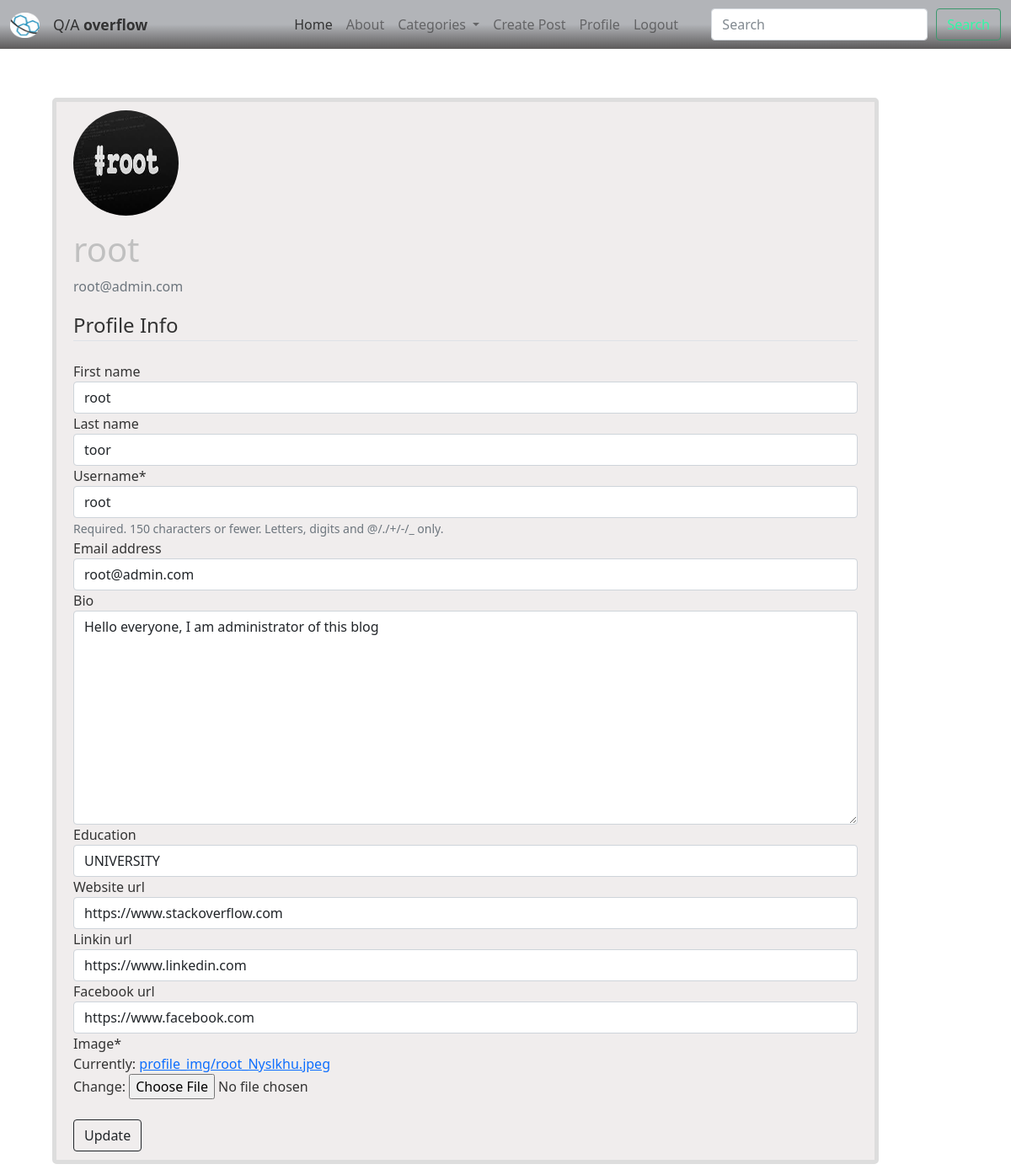
Page /user/profile/ (signed in) on the committed database.
### user/models.py (models this page shows, shortened)
class Profile(models.Model):
    user = models.OneToOneField(User, on_delete=models.CASCADE)
    bio = models.TextField(blank=True, null=True)
    image = models.ImageField(default='default.jpg', upload_to="profile_img")
    education = models.CharField(max_length=255, blank=True, null=True)
    website_url = models.CharField(max_length=255, blank=True, null=True)
    linkin_url = models.CharField(max_length=255, blank=True, null=True)
    facebook_url = models.CharField(max_length=255, blank=True, null=True)

### user/views.py (the view)
# urls.py: path('profile/', Profile, name='profile'),
@login_required
def Profile(request):
    if request.method == 'POST':
        user_form = UserUpdateForm(request.POST, instance=request.user)
        profile_form = ProfileUpdateForm(request.POST, request.FILES, instance=request.user.profile)
        if user_form.is_valid() and profile_form.is_valid():
            user_form.save()
            profile_form.save()
            messages.success(request, "Your Informations Has Been Updated Successfully")
            return redirect('profile')
    else:
        user_form = UserUpdateForm(instance=request.user)
        profile_form = ProfileUpdateForm(instance=request.user.profile)
    context = { 'user_form' : user_form, 'profile_form' : profile_form }
    return render(request, "user/profile.html", context)

### user/forms.py
class UserUpdateForm(forms.ModelForm):
    class Meta:
        model = User
        fields = ['first_name', 'last_name', 'username', 'email' ]

class ProfileUpdateForm(forms.ModelForm):
    class Meta:
        model = Profile
        fields = ['bio', 'education', 'website_url', 'linkin_url', 'facebook_url', 'image']

### blog/custom_context_processor.py (called while the page is built)
def subject_renderer(request):
    return {
       'all_categories': Category.objects.all(),
    }

### blog/models.py (called while the page is built)
    def __str__(self):
        return self.name

### user/templates/user/profile.html (shortened to what this page needs)
{% extends "blog/base.html" %}
{% load crispy_forms_tags%}
{% block content %}
    <div class="content-section">
    <div class="media">
    <img class="rounded-circle account-img" src="{{ user.profile.image.url }}">
    <div class="media-body">
        <h2 class="account-heading">{{ user.username }}</h2>
        <p class="text-secondary">{{ user.email }}</p>
    </div>
    </div>
        <form method="POST" enctype="multipart/form-data">
            <fieldset class="form-group">
                <legend class="border-bottom mb-4">  Profile Info </legend>
                {{ user_form|crispy }}
                {{ profile_form|crispy}}
            </fieldset>
            <div class="form-group">
                <br>
                <button class="btn btn-outline-dark" type="submit">Update</button>
            </div>
        </form>
    </div>
{% endblock content %}

### blog/static/blog/style.css (style rules this page uses)
body { background: url(../../../media/back1.jpeg) ; color: #333333; }
h1, h2, h3, h4, h5, h6 { color: #c0c0c0; }
.content-section { background: #f0eded; padding: 10px 20px; border: 5px solid #dddddd; border-radius: 5px; margin: 20px; }
.account-img { height: 125px; width: 125px; margin-right: 20px; margin-bottom: 16px; }
.account-heading { font-size: 2.5rem; }

### rows in the picture
Profile: bio "Hello everyone, I am administrator of this blog", education "UNIVERSITY", website_url "https://www.stackoverflow.com", linkin_url "https://www.linkedin.com", facebook_url "https://www.facebook.com"

### other values in the picture
{{ user.username }} "root"
{{ user.email }} "root@admin.com"
